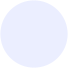
Frame 1 (no input)
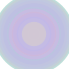
Frame 60 (the mouse pressed at the canvas centre just before this capture)
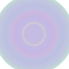
Frame 120 (the mouse held since frame 60 and released just before this capture)

The Processing sketch that drew these frames (run headless with seeded random() and noise(); from frame 60 on, the mouse is pressed at the canvas centre):

// Processing sketch: processing_106632
// ── processing_106632.pde

int counter;

void setup() {  //setup function called initially, only once
  size(69, 69);
  background(255);  //set background white
  colorMode(HSB);   //set colors to Hue, Saturation, Brightness mode
  counter = 0;
}

void draw() {  //draw function loops 
  counter++;
  noStroke();
  fill(random(255),100,255,50);
  
  if(mousePressed == true) { //add some interaction
    ellipse(mouseX, mouseY, 20, 20);
  }
  else {
    ellipse(width/2, height/2, 80*sin(counter), 80*sin(counter));
  }
}
